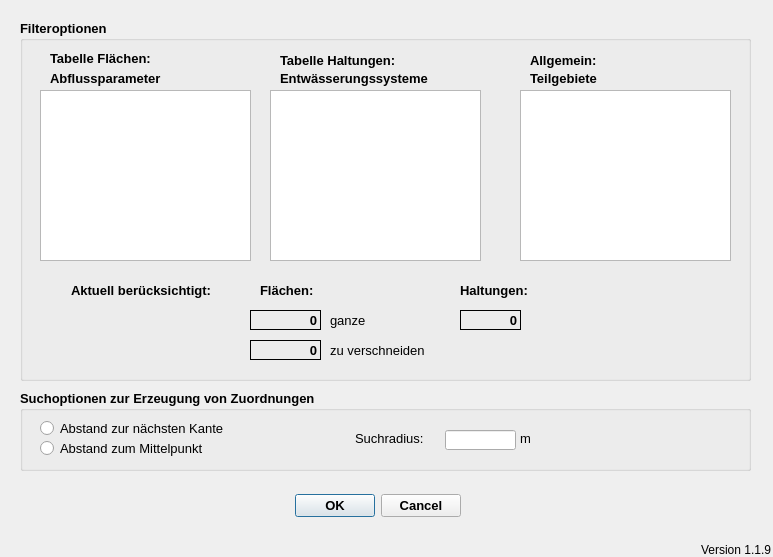
<?xml version="1.0" encoding="UTF-8"?>
<ui version="4.0">
 <class>ImportFromHEDialogBase</class>
 <widget class="QDialog" name="ImportFromHEDialogBase">
  <property name="geometry">
   <rect>
    <x>0</x>
    <y>0</y>
    <width>773</width>
    <height>557</height>
   </rect>
  </property>
  <property name="windowTitle">
   <string>Verbindungslinien erstellen</string>
  </property>
  <widget class="QDialogButtonBox" name="button_box">
   <property name="geometry">
    <rect>
     <x>280</x>
     <y>490</y>
     <width>181</width>
     <height>32</height>
    </rect>
   </property>
   <property name="font">
    <font>
     <pointsize>10</pointsize>
     <weight>75</weight>
     <bold>true</bold>
    </font>
   </property>
   <property name="toolTip">
    <string>&lt;html&gt;&lt;head/&gt;&lt;body&gt;&lt;p&gt;Datenimport starten ...&lt;/p&gt;&lt;/body&gt;&lt;/html&gt;</string>
   </property>
   <property name="orientation">
    <enum>Qt::Horizontal</enum>
   </property>
   <property name="standardButtons">
    <set>QDialogButtonBox::Cancel|QDialogButtonBox::Ok</set>
   </property>
  </widget>
  <widget class="QLabel" name="label_3">
   <property name="geometry">
    <rect>
     <x>700</x>
     <y>540</y>
     <width>71</width>
     <height>20</height>
    </rect>
   </property>
   <property name="toolTip">
    <string>Version QKan Import</string>
   </property>
   <property name="text">
    <string>Version 1.1.9</string>
   </property>
   <property name="alignment">
    <set>Qt::AlignRight|Qt::AlignTrailing|Qt::AlignVCenter</set>
   </property>
  </widget>
  <widget class="QGroupBox" name="groupBox_2">
   <property name="geometry">
    <rect>
     <x>20</x>
     <y>20</y>
     <width>731</width>
     <height>361</height>
    </rect>
   </property>
   <property name="font">
    <font>
     <pointsize>10</pointsize>
     <weight>75</weight>
     <bold>true</bold>
    </font>
   </property>
   <property name="title">
    <string>Filteroptionen</string>
   </property>
   <widget class="QListWidget" name="lw_flaechen_abflussparam">
    <property name="geometry">
     <rect>
      <x>20</x>
      <y>70</y>
      <width>211</width>
      <height>171</height>
     </rect>
    </property>
    <property name="toolTip">
     <string extracomment="Auswahl der zu bearbeitenden Flächen nach Abflussparameter. Alle auswählen mit [Strg]+A"/>
    </property>
    <property name="statusTip">
     <string extracomment="Auswahl der zu bearbeitenden Flächen nach Abflussparameter. Alle auswählen mit [Strg]+A"/>
    </property>
    <property name="selectionMode">
     <enum>QAbstractItemView::ExtendedSelection</enum>
    </property>
   </widget>
   <widget class="QLabel" name="label_2">
    <property name="geometry">
     <rect>
      <x>30</x>
      <y>30</y>
      <width>141</width>
      <height>16</height>
     </rect>
    </property>
    <property name="font">
     <font>
      <weight>75</weight>
      <bold>true</bold>
     </font>
    </property>
    <property name="text">
     <string>Tabelle Flächen:</string>
    </property>
   </widget>
   <widget class="QLabel" name="label_4">
    <property name="geometry">
     <rect>
      <x>260</x>
      <y>50</y>
      <width>171</width>
      <height>16</height>
     </rect>
    </property>
    <property name="font">
     <font>
      <weight>75</weight>
      <bold>true</bold>
     </font>
    </property>
    <property name="text">
     <string>Entwässerungssysteme</string>
    </property>
   </widget>
   <widget class="QListWidget" name="lw_hal_entw">
    <property name="geometry">
     <rect>
      <x>250</x>
      <y>70</y>
      <width>211</width>
      <height>171</height>
     </rect>
    </property>
    <property name="toolTip">
     <string extracomment="Auswahl der zu bearbeitenden Haltungen nach Entwässerungssystem. Alle auswählen mit [Strg]+A"/>
    </property>
    <property name="statusTip">
     <string extracomment="Auswahl der zu bearbeitenden Haltungen nach Entwässerungssystem. Alle auswählen mit [Strg]+A"/>
    </property>
    <property name="selectionMode">
     <enum>QAbstractItemView::ExtendedSelection</enum>
    </property>
   </widget>
   <widget class="QLabel" name="label_5">
    <property name="geometry">
     <rect>
      <x>510</x>
      <y>50</y>
      <width>91</width>
      <height>16</height>
     </rect>
    </property>
    <property name="font">
     <font>
      <weight>75</weight>
      <bold>true</bold>
     </font>
    </property>
    <property name="text">
     <string>Teilgebiete</string>
    </property>
   </widget>
   <widget class="QListWidget" name="lw_teilgebiete">
    <property name="geometry">
     <rect>
      <x>500</x>
      <y>70</y>
      <width>211</width>
      <height>171</height>
     </rect>
    </property>
    <property name="toolTip">
     <string extracomment="Auswahl der zu bearbeitenden Teilgebiete. Alle auswählen mit [Strg]+A"/>
    </property>
    <property name="statusTip">
     <string extracomment="Auswahl der zu bearbeitenden Teilgebiete. Alle auswählen mit [Strg]+A"/>
    </property>
    <property name="selectionMode">
     <enum>QAbstractItemView::ExtendedSelection</enum>
    </property>
   </widget>
   <widget class="QLabel" name="label_6">
    <property name="geometry">
     <rect>
      <x>30</x>
      <y>50</y>
      <width>141</width>
      <height>16</height>
     </rect>
    </property>
    <property name="font">
     <font>
      <weight>75</weight>
      <bold>true</bold>
     </font>
    </property>
    <property name="text">
     <string>Abflussparameter</string>
    </property>
   </widget>
   <widget class="QLabel" name="label_7">
    <property name="geometry">
     <rect>
      <x>260</x>
      <y>30</y>
      <width>171</width>
      <height>20</height>
     </rect>
    </property>
    <property name="font">
     <font>
      <weight>75</weight>
      <bold>true</bold>
     </font>
    </property>
    <property name="text">
     <string>Tabelle Haltungen:</string>
    </property>
   </widget>
   <widget class="QLabel" name="label_8">
    <property name="geometry">
     <rect>
      <x>510</x>
      <y>30</y>
      <width>91</width>
      <height>20</height>
     </rect>
    </property>
    <property name="font">
     <font>
      <weight>75</weight>
      <bold>true</bold>
     </font>
    </property>
    <property name="text">
     <string>Allgemein:</string>
    </property>
   </widget>
   <widget class="QLabel" name="label_10">
    <property name="geometry">
     <rect>
      <x>240</x>
      <y>260</y>
      <width>71</width>
      <height>20</height>
     </rect>
    </property>
    <property name="font">
     <font>
      <pointsize>10</pointsize>
      <weight>75</weight>
      <bold>true</bold>
     </font>
    </property>
    <property name="toolTip">
     <string extracomment="Anzahl der abhängig von den Filteroptionen zu berücksichtigenden Flächen (mit und ohne Verschneidung)"/>
    </property>
    <property name="statusTip">
     <string extracomment="Anzahl der abhängig von den Filteroptionen zu berücksichtigenden Flächen (mit und ohne Verschneidung)"/>
    </property>
    <property name="text">
     <string>Flächen:</string>
    </property>
   </widget>
   <widget class="QLabel" name="lf_anzahl_flaechen">
    <property name="geometry">
     <rect>
      <x>230</x>
      <y>290</y>
      <width>71</width>
      <height>20</height>
     </rect>
    </property>
    <property name="font">
     <font>
      <pointsize>10</pointsize>
      <weight>75</weight>
      <bold>true</bold>
     </font>
    </property>
    <property name="toolTip">
     <string extracomment="Anzahl der abhängig von den Filteroptionen zu berücksichtigenden ganzen Flächen"/>
    </property>
    <property name="statusTip">
     <string extracomment="Anzahl der abhängig von den Filteroptionen zu berücksichtigenden ganzen Flächen"/>
    </property>
    <property name="frameShape">
     <enum>QFrame::Panel</enum>
    </property>
    <property name="text">
     <string>0</string>
    </property>
    <property name="alignment">
     <set>Qt::AlignRight|Qt::AlignTrailing|Qt::AlignVCenter</set>
    </property>
   </widget>
   <widget class="QLabel" name="label_11">
    <property name="geometry">
     <rect>
      <x>440</x>
      <y>260</y>
      <width>81</width>
      <height>20</height>
     </rect>
    </property>
    <property name="font">
     <font>
      <pointsize>10</pointsize>
      <weight>75</weight>
      <bold>true</bold>
     </font>
    </property>
    <property name="toolTip">
     <string extracomment="Anzahl der abhängig von den Filteroptionen zu berücksichtigenden Haltungen"/>
    </property>
    <property name="statusTip">
     <string extracomment="Anzahl der abhängig von den Filteroptionen zu berücksichtigenden Haltungen"/>
    </property>
    <property name="text">
     <string>Haltungen:</string>
    </property>
   </widget>
   <widget class="QLabel" name="lf_anzahl_haltungen">
    <property name="geometry">
     <rect>
      <x>440</x>
      <y>290</y>
      <width>61</width>
      <height>20</height>
     </rect>
    </property>
    <property name="font">
     <font>
      <pointsize>10</pointsize>
      <weight>75</weight>
      <bold>true</bold>
     </font>
    </property>
    <property name="toolTip">
     <string extracomment="Anzahl der abhängig von den Filteroptionen zu berücksichtigenden Haltungen"/>
    </property>
    <property name="statusTip">
     <string extracomment="Anzahl der abhängig von den Filteroptionen zu berücksichtigenden Haltungen"/>
    </property>
    <property name="frameShape">
     <enum>QFrame::Panel</enum>
    </property>
    <property name="text">
     <string>0</string>
    </property>
    <property name="alignment">
     <set>Qt::AlignRight|Qt::AlignTrailing|Qt::AlignVCenter</set>
    </property>
   </widget>
   <widget class="QLabel" name="label_12">
    <property name="geometry">
     <rect>
      <x>20</x>
      <y>260</y>
      <width>171</width>
      <height>20</height>
     </rect>
    </property>
    <property name="font">
     <font>
      <pointsize>10</pointsize>
      <weight>75</weight>
      <bold>true</bold>
     </font>
    </property>
    <property name="toolTip">
     <string extracomment="Anzahl der abhängig von den Filteroptionen zu berücksichtigenden Flächen (mit und ohne Verschneidung)"/>
    </property>
    <property name="statusTip">
     <string extracomment="Anzahl der abhängig von den Filteroptionen zu berücksichtigenden Flächen (mit und ohne Verschneidung)"/>
    </property>
    <property name="text">
     <string>Aktuell berücksichtigt:</string>
    </property>
    <property name="alignment">
     <set>Qt::AlignRight|Qt::AlignTrailing|Qt::AlignVCenter</set>
    </property>
   </widget>
   <widget class="QLabel" name="label_13">
    <property name="geometry">
     <rect>
      <x>310</x>
      <y>320</y>
      <width>101</width>
      <height>20</height>
     </rect>
    </property>
    <property name="font">
     <font>
      <pointsize>10</pointsize>
      <weight>50</weight>
      <bold>false</bold>
     </font>
    </property>
    <property name="toolTip">
     <string extracomment="Anzahl der abhängig von den Filteroptionen zu berücksichtigenden Flächen (nur mit Verschneidung mit tezg-Flächen)"/>
    </property>
    <property name="statusTip">
     <string extracomment="Anzahl der abhängig von den Filteroptionen zu berücksichtigenden Flächen (nur mit Verschneidung mit tezg-Flächen)"/>
    </property>
    <property name="text">
     <string>zu verschneiden</string>
    </property>
   </widget>
   <widget class="QLabel" name="lf_anzahl_flaechsec">
    <property name="geometry">
     <rect>
      <x>230</x>
      <y>320</y>
      <width>71</width>
      <height>20</height>
     </rect>
    </property>
    <property name="font">
     <font>
      <pointsize>10</pointsize>
      <weight>75</weight>
      <bold>true</bold>
     </font>
    </property>
    <property name="toolTip">
     <string extracomment="Anzahl der abhängig von den Filteroptionen zu berücksichtigenden Flächen (nur mit Verschneidung mit tezg-Flächen)"/>
    </property>
    <property name="statusTip">
     <string extracomment="Anzahl der abhängig von den Filteroptionen zu berücksichtigenden Flächen (nur mit Verschneidung mit tezg-Flächen)"/>
    </property>
    <property name="frameShape">
     <enum>QFrame::Panel</enum>
    </property>
    <property name="text">
     <string>0</string>
    </property>
    <property name="alignment">
     <set>Qt::AlignRight|Qt::AlignTrailing|Qt::AlignVCenter</set>
    </property>
   </widget>
   <widget class="QLabel" name="label_14">
    <property name="geometry">
     <rect>
      <x>310</x>
      <y>290</y>
      <width>51</width>
      <height>20</height>
     </rect>
    </property>
    <property name="font">
     <font>
      <pointsize>10</pointsize>
      <weight>50</weight>
      <bold>false</bold>
     </font>
    </property>
    <property name="toolTip">
     <string extracomment="Anzahl der abhängig von den Filteroptionen zu berücksichtigenden ganzen Flächen"/>
    </property>
    <property name="statusTip">
     <string extracomment="Anzahl der abhängig von den Filteroptionen zu berücksichtigenden ganzen Flächen"/>
    </property>
    <property name="text">
     <string>ganze</string>
    </property>
    <property name="alignment">
     <set>Qt::AlignLeading|Qt::AlignLeft|Qt::AlignVCenter</set>
    </property>
   </widget>
  </widget>
  <widget class="QGroupBox" name="groupBox">
   <property name="geometry">
    <rect>
     <x>20</x>
     <y>390</y>
     <width>731</width>
     <height>81</height>
    </rect>
   </property>
   <property name="font">
    <font>
     <pointsize>10</pointsize>
     <weight>75</weight>
     <bold>true</bold>
    </font>
   </property>
   <property name="toolTip">
    <string extracomment="Optionen zur Suche der nächsten Haltung zu einer Fläche"/>
   </property>
   <property name="title">
    <string>Suchoptionen zur Erzeugung von Zuordnungen</string>
   </property>
   <widget class="QLabel" name="label_9">
    <property name="geometry">
     <rect>
      <x>500</x>
      <y>40</y>
      <width>31</width>
      <height>16</height>
     </rect>
    </property>
    <property name="font">
     <font>
      <weight>50</weight>
      <bold>false</bold>
     </font>
    </property>
    <property name="toolTip">
     <string extracomment="Radius zur Berücksichtigung von Flächen um die Haltungen"/>
    </property>
    <property name="statusTip">
     <string extracomment="Radius zur Berücksichtigung von Flächen um die Haltungen"/>
    </property>
    <property name="text">
     <string>m</string>
    </property>
   </widget>
   <widget class="QLabel" name="label">
    <property name="geometry">
     <rect>
      <x>335</x>
      <y>40</y>
      <width>91</width>
      <height>16</height>
     </rect>
    </property>
    <property name="font">
     <font>
      <weight>50</weight>
      <bold>false</bold>
     </font>
    </property>
    <property name="toolTip">
     <string extracomment="Radius zur Berücksichtigung von Flächen um die Haltungen"/>
    </property>
    <property name="statusTip">
     <string extracomment="Radius zur Berücksichtigung von Flächen um die Haltungen"/>
    </property>
    <property name="text">
     <string>Suchradius:</string>
    </property>
   </widget>
   <widget class="QLineEdit" name="tf_suchradius">
    <property name="geometry">
     <rect>
      <x>425</x>
      <y>40</y>
      <width>71</width>
      <height>20</height>
     </rect>
    </property>
    <property name="toolTip">
     <string extracomment="Radius zur Berücksichtigung von Flächen um die Haltungen"/>
    </property>
    <property name="statusTip">
     <string extracomment="Radius zur Berücksichtigung von Flächen um die Haltungen"/>
    </property>
   </widget>
   <widget class="QRadioButton" name="rb_abstandmittelpunkt">
    <property name="geometry">
     <rect>
      <x>20</x>
      <y>50</y>
      <width>191</width>
      <height>17</height>
     </rect>
    </property>
    <property name="font">
     <font>
      <weight>50</weight>
      <bold>false</bold>
     </font>
    </property>
    <property name="toolTip">
     <string extracomment="Es wird jeweils die geringste Entfernung zwischen Haltung und Zentroid der Fläche  berücksichtigt"/>
    </property>
    <property name="statusTip">
     <string extracomment="Es wird jeweils die geringste Entfernung zwischen Haltung und Zentroid der Fläche  berücksichtigt"/>
    </property>
    <property name="text">
     <string>Abstand zum Mittelpunkt</string>
    </property>
   </widget>
   <widget class="QRadioButton" name="rb_abstandkante">
    <property name="geometry">
     <rect>
      <x>20</x>
      <y>30</y>
      <width>221</width>
      <height>17</height>
     </rect>
    </property>
    <property name="font">
     <font>
      <weight>50</weight>
      <bold>false</bold>
     </font>
    </property>
    <property name="toolTip">
     <string extracomment="Es wird jeweils die geringste Entfernung zwischen Haltung und Umrisslinie berücksichtigt"/>
    </property>
    <property name="statusTip">
     <string extracomment="Anzahl der abhängig von den Filteroptionen zu berücksichtigenden Haltungen"/>
    </property>
    <property name="text">
     <string>Abstand zur nächsten Kante</string>
    </property>
   </widget>
  </widget>
 </widget>
 <resources/>
 <connections>
  <connection>
   <sender>button_box</sender>
   <signal>accepted()</signal>
   <receiver>ImportFromHEDialogBase</receiver>
   <slot>accept()</slot>
   <hints>
    <hint type="sourcelabel">
     <x>265</x>
     <y>205</y>
    </hint>
    <hint type="destinationlabel">
     <x>275</x>
     <y>117</y>
    </hint>
   </hints>
  </connection>
  <connection>
   <sender>button_box</sender>
   <signal>rejected()</signal>
   <receiver>ImportFromHEDialogBase</receiver>
   <slot>reject()</slot>
   <hints>
    <hint type="sourcelabel">
     <x>265</x>
     <y>205</y>
    </hint>
    <hint type="destinationlabel">
     <x>275</x>
     <y>117</y>
    </hint>
   </hints>
  </connection>
 </connections>
</ui>
